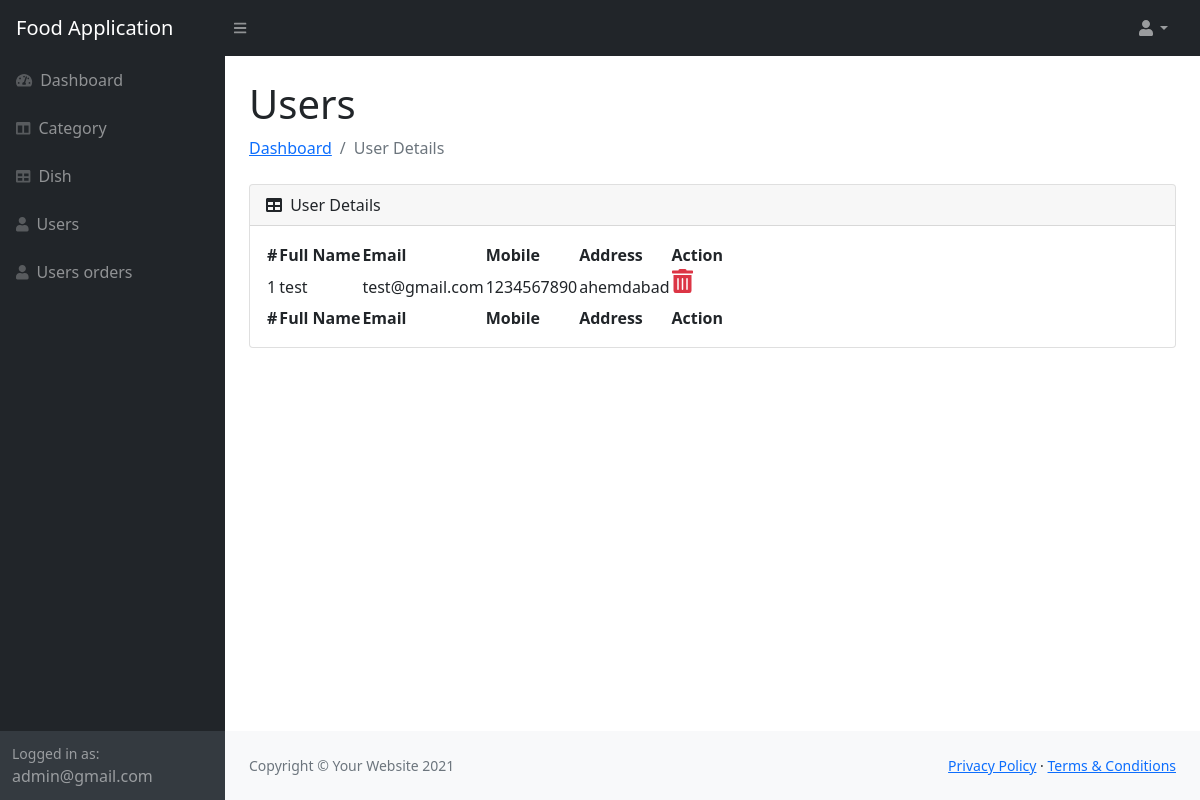
Page /admin/users.php (signed in) on the committed database.
### tables this page shows
CREATE TABLE `users` (
  `u_id` int(222) NOT NULL,
  `username` varchar(222) NOT NULL,
  `f_name` varchar(222) NOT NULL,
  `l_name` varchar(222) NOT NULL,
  `email` varchar(222) NOT NULL,
  `phone` varchar(222) NOT NULL,
  `password` varchar(222) NOT NULL,
  `address` text NOT NULL,
  `status` int(222) NOT NULL DEFAULT 1,
  `date` timestamp NOT NULL DEFAULT current_timestamp() ON UPDATE current_timestamp()
);

### admin/users.php (the view, shortened to what this page needs)
<?php
require ('../connection/connect.php');
include('include/head.php');
include('include/sidebar.php');
?>
<main>
                    <div class="container-fluid px-4">
                        <h1 class="mt-4">Users</h1>
                        <ol class="breadcrumb mb-4">
                            <li class="breadcrumb-item"><a href="dashboard.php">Dashboard</a></li>
                            <li class="breadcrumb-item active">User Details</li>
                        </ol>
                        <div class="card mb-4">
                            <div class="card-header">
                               <i class="fas fa-table me-1"></i>
                                User Details
                            </div>
                            <div class="card-body">
                                <table id="datatablesSimple">
                                    <thead>
                                        <tr>
                                        <th>#</th>
                                             <th>Full Name</th>
                                             <th>Email</th>
                                             <th>Mobile</th>
                                             <th>Address</th>
                                             <th>Action</th>
                                        </tr>
                                    </thead>
                                    <tfoot>
                                        <tr>
                                        <th>#</th>
                                        <th>Full Name</th>
                                             <th>Email</th>
                                             <th>Mobile</th>
                                             <th>Address</th>
                                             <th>Action</th>
                                        </tr>
                                    </tfoot>
                                    <tbody>
                                    <?php
$sql = "SELECT * FROM `users`;";
$res = mysqli_query($db,$sql) or die("Error");
$i = 1;
while($row = mysqli_fetch_row($res))
{
    echo "<tr>";
    echo "<td>".$i."</td>";
    echo "<td>".$row['2']."</td>";
    echo "<td>".$row['4']."</td>";
    echo "<td>".$row['5']."</td>";
    echo "<td>".$row['7']."</td>";
    echo "<td><a onClick=\"javascript: return confirm('Are you sure you want to Delete User');\" href='functions.php?userdel=".$row[0]."'><i class='fa fa-trash-alt text-danger h4'></i></a></td>";
    echo '</tr>';
    $i = $i + 1;
}
?>
                                    </tbody>
                                </table>
                            </div>
                        </div>
                    </div>
                </main>
<?php
include('include/footer.php');
?>

### rows in the picture
users: f_name "test", email "test@gmail.com", phone "1234567890", address "ahemdabad"

### other values in the picture
$_SESSION['Email'] "admin@gmail.com"
